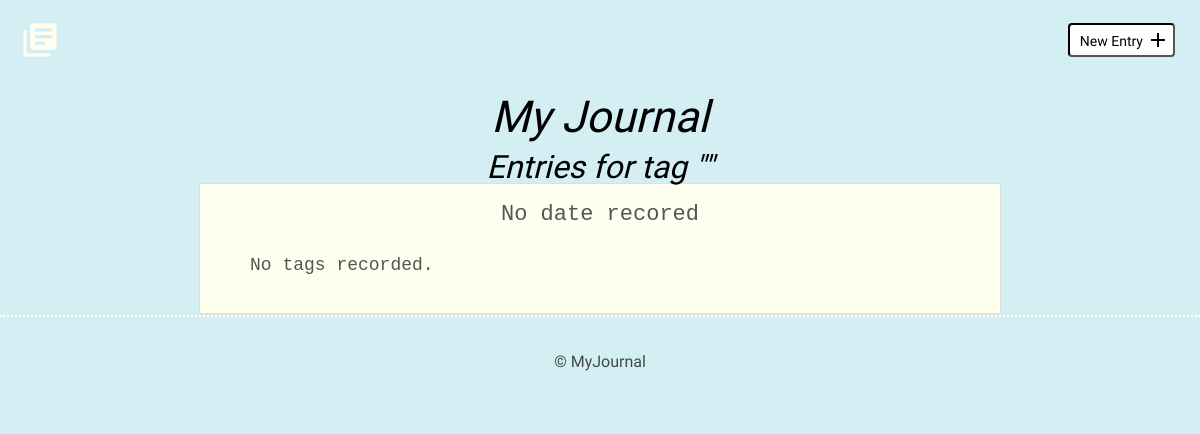
/tagEntries.php, run on an earlier commit of the app's database.
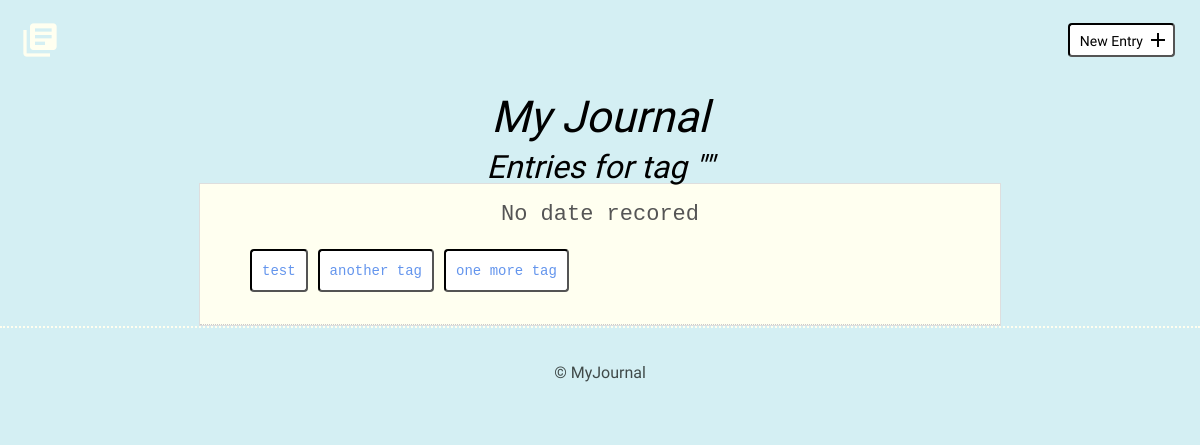
And on a later commit of the database.
### tables this page shows
CREATE TABLE "tags" (
	"id"	INTEGER PRIMARY KEY AUTOINCREMENT UNIQUE,
	"name"	TEXT,
	"entries"	BLOB
);

### inc/Class_SqliteCommunicator.php (called while the page is built, shortened)
<?php
class Class_SqliteCommunicator
{
    private $pdo;
    private $dsn = NULL;
    private $dbUser = NULL;
    private $dbPass = NULL;
    public function __construct($dbUser = NULL, $dbPass = NULL)
    {
        $this->dbUser = $dbUser;
        $this->dbPass = $dbPass;
    }
    public function setPdoConnection(){
        try {
            if ($this->pdo === NULL) {
                if ($this->dbUser === NULL && $this->dbPass === NULL) {
                    $this->pdo = new PDO("sqlite:".$this->dsn);
                    $this->pdo->setAttribute(PDO::ATTR_ERRMODE,PDO::ERRMODE_EXCEPTION);
                    $this->pdo->exec( 'PRAGMA foreign_keys = ON;' );
                }
                else{
                    $this->pdo = new PDO($this->dsn, $this->dbUser, $this->dbPass);
                    $this->pdo->setAttribute(PDO::ATTR_ERRMODE,PDO::ERRMODE_EXCEPTION);
                    $this->pdo->exec( 'PRAGMA foreign_keys = ON;' );
                }
            }
        }
        catch (PDOException $e){
            echo "Unable to connect, please contact the administrator.";
            exit;
        }
    }
    public function setDsn($dsn)
    {
        $this->dsn = $dsn;
    }
    public function prepareAndExecuteStatement( $sql, $args){
        try {
            if ($this->pdo !== NULL):
                $prepared = $this->pdo->prepare($sql);
            else:
                $this->setPdoConnection();
                $prepared = $this->pdo->prepare($sql);
            endif;
        }
        catch (PDOException $e){
            echo $e->getMessage();
        }
        return [$prepared->execute($args), $prepared];
    }
    public function getAssocRowById($id, $table)
    {
        $sql = "SELECT * FROM $table WHERE id = ?";
        $pdoSObj = $this->prepareAndExecuteStatement($sql, [$id]);
        $data = $pdoSObj[1]->fetch(PDO::FETCH_ASSOC);
        return $data;
    }
}

### inc/Class_JournalCommunicator.php (called while the page is built, shortened)
<?php
class Class_JournalCommunicator extends Class_SqliteCommunicator
{
    public function getTagsForEntry( $entryID )
    {
        $pdoSObj = $this->prepareAndExecuteStatement("SELECT * FROM tags WHERE entries LIKE ?", ['%'.$entryID.'%']);
        return $pdoSObj[1]->fetchAll(PDO::FETCH_ASSOC);
    }
}

### tagEntries.php (the view, shortened to what this page needs)
<?php
include('header.php');
$entryIDs = explode(',', $tag['entries']);
foreach ($entryIDs as $entryID ) {
    $row = $sqlCom->getAssocRowById( $entryID, 'entries' );
    ?>
    <article>
        <time datetime="<?php echo $row['date'] ?>"><?php if ( ! empty ($row['date']) ) : echo convertDateTime($row['date']); else: echo 'No date recored'; endif; ?></time>
        <ul class="tags">
            <?php
            $tags = $sqlCom->getTagsForEntry($row['id']);
            if (count($tags) >= 1 && $tags[0] != FALSE):
                foreach ($tags as $tag) {
                    echo '<li><a class="button" href="./tagEntries.php?tagID=' . $tag['id'] . '">' . $tag['name'] . '</a></li>';
                }
            else:
                echo '<li>No tags recorded.</li>';
            endif;
            ?>
        </ul>
    </article>
<?php
} ?>
</div>
        </div>
    </section>
<?php
include('footer.php');

What changed in the data, as far as the page shows it:
added tags: name "test"
added tags: name "another tag"
added tags: name "one more tag"
Also different on the page:
list line gone: "No tags recorded."
